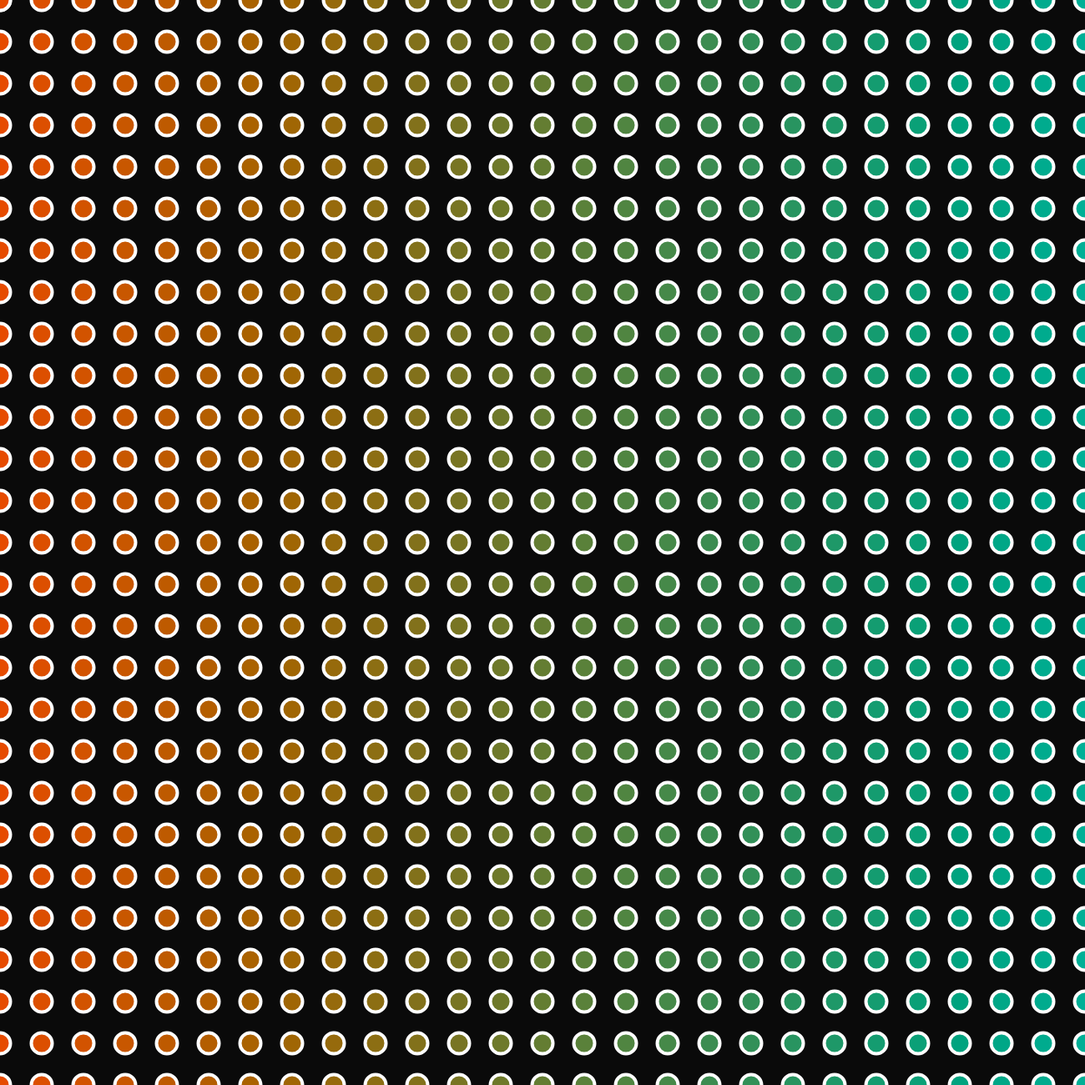
Frame 1 (no input)
Frame 60 (no input): identical to frame 1, image omitted
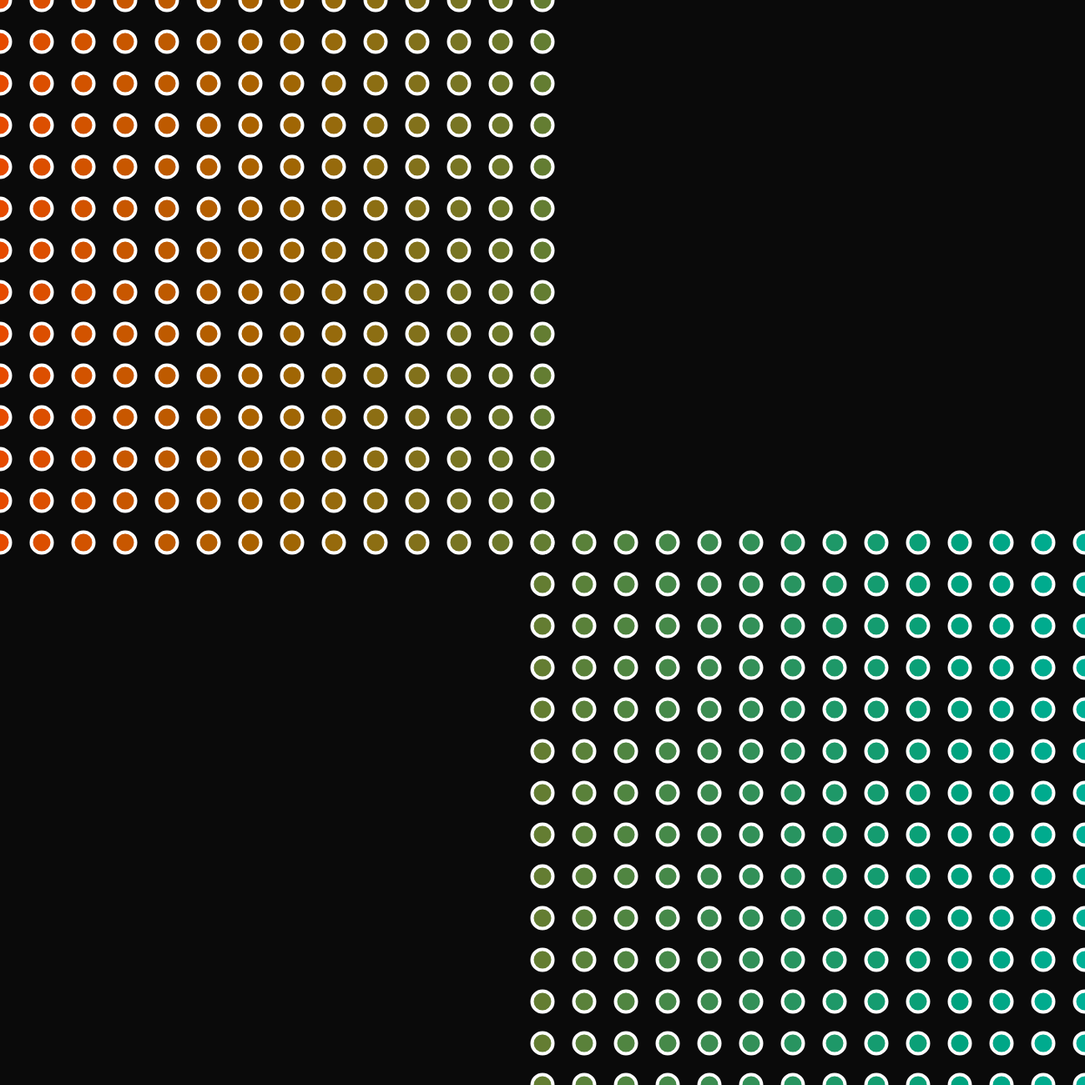
Frame 120 (the mouse pressed at the canvas centre since frame 60)

The p5.js sketch that drew these frames (run headless with seeded random() and noise() and a simulated clock; from frame 60 on, the mouse is pressed at the canvas centre):

// p5.js sketch
// ── sketch.js
function setup() {
	createCanvas(1300, 1300);
	background(10);
}

function draw() {
	var red, green, blue;
	background(10);
	stroke(255);
	strokeWeight(4);
	for (var x = 0; x <= mouseX; x += 50) {
		for (var y = 0; y <= mouseY; y += 50) {
			red = map(x, 0, width/2, 230, 100);
			green = map(x, width/4, width*3/4, 100, 150)
			blue = map(x, width/2, width, 50, 150);
			fill(red, green, blue, 255);
			ellipse(x, y, 25, 25);
		}
	}
	for (var x = floor(mouseX/50)*50; x <= width; x += 50) {
		for (var y = floor(mouseY/50)*50; y <= height; y += 50) {
			red = map(x, 0, width/2, 230, 100);
			green = map(x, width/4, width*3/4, 100, 150)
			blue = map(x, width/2, width, 50, 150);
			fill(red, green, blue, 255);
			ellipse(x, y, 25, 25);
		}
	}
}
// ── Loop.js
function Loop() {
  this.vehicles = [];
  this.size = 0;
  this.cyclePos = 0;
  colo = color(random(255), random(255), random(255));
}

Loop.prototype.add = function(vehicle) {
  this.vehicles.push(vehicle);
  this.size++;
}

Loop.prototype.cycle = function() {
  tempTarget = this.vehicles[0].target;
  tempConnections = this.vehicles[0].connections;
  for (var i = 0; i < this.size - 1; i++) {
    this.vehicles[i].target = this.vehicles[i+1].target;
    this.vehicles[i].connections = this.vehicles[i+1].connections;
  }
  this.vehicles[this.size - 1].target = tempTarget;
  this.vehicles[this.size - 1].connections = tempConnections;

  this.cyclePos = (this.cyclePos + 1) % this.size;
}

Loop.prototype.update = function() {
  for (var i = this.size - 1; i >= 0; i--) {
    var v = this.vehicles[i];
    if (v.update()) {
      v.behaviors();
    } else {
      this.vehicles.splice(i, 1);
      this.size--;
    }
  }

  if (this.size === 0)
    return false
  return true
}

Loop.prototype.show = function() {
  for (var i = 0; i < this.size; i++) {
    var v1 = this.vehicles[i];
    v1.show();

    for (var j = 0; j < v1.connections.length; j++) {
      v1.showConnection(this.vehicles[(v1.connections[j] - this.cyclePos + this.size) % this.size]);
    }

    //var vnext = this.vehicles[(i+1) % this.size];

    // var dir = p5.Vector.sub(vnext.pos, v.pos);
    // var normal = dir.rotate(HALF_PI);
    // normal.setMag(30);

    // var d = 30;
    // if (d < 200) {
    //   var a = map(d, 0, 200, 255, 0);
    //   stroke(red(v.col), green(v.col), blue(v.col), a);
    //   strokeWeight(0.3);
    //   line(v.pos.x, v.pos.y, v.pos.x + normal.x, v.pos.y + normal.y);
    // }

    // var d = dist(v.pos.x, v.pos.y, v.target.x, v.target.y);
    // if (d < 100) {
    //   var a = map(d, 0, 100, 255, 0);
    //   stroke(red(v.col), green(v.col), blue(v.col), a);
    //   strokeWeight(0.1);
    //   line(v.pos.x, v.pos.y, v.target.x, v.target.y);
    // }

    // for (var j = 0; j < this.size; j++) {
    //   if (j == i)
    //     continue;
    //   var v2 = this.vehicles[j];
    //   var vnext = this.vehicles[(j+1) % this.size];

    //     var d = dist(v.pos.x, v.pos.y, v2.pos.x, v2.pos.y);
    //     if (d > 35 && d < 60) {
    //       var a = map(d, 35, 60, 255, 0);
    //       stroke(red(v.col), green(v.col), blue(v.col), a);
    //       strokeWeight(0.2);
    //       line(v.pos.x, v.pos.y, v2.pos.x, v2.pos.y);
    //     }
    // }
  }
}

Loop.prototype.initializeLinks = function() {
  for (var i = 0; i < this.size; i++) {
    var v1 = this.vehicles[i];

    var v1next = this.vehicles[(i+1) % this.size];

    var normal1 = p5.Vector.sub(v1next.target, v1.target);
    normal1.rotate(HALF_PI);

    for (var j = 0; j < this.size; j += round(random(3,5))) {
      if (abs(j-i) <= 3)
          continue;

      var v2 = this.vehicles[j];
      var contained = true;

      var v2next = this.vehicles[(j+1) % this.size];
      var normal2 = p5.Vector.sub(v2next.target, v2.target);
      normal2.rotate(HALF_PI);

      var vecLong = p5.Vector.sub(v2.target, v1.target);
      var theta = p5.Vector.angleBetween(vecLong, normal1);
      if (theta > 0.9*HALF_PI && theta < TWO_PI - 0.9*HALF_PI ||
          p5.Vector.dot(normal1, normal2) >= 0)
        continue;

      //var d = dist(v2.target.x, v2.target.y, v1.target.x, v1.target.y);
      //if (d > 200)
      //  continue;

      for (var k = 0; k < this.size; k++) {
        if (k == i || abs(k-j) < 2)
          continue;

        var v3 = this.vehicles[k];

        var vecShort = p5.Vector.sub(v3.target, v1.target);
        if (p5.Vector.angleBetween(vecLong, vecShort) < 0.1 &&
            p5.Vector.sub(vecLong, vecShort).mag() > 0) {
          contained = false;
          break;
        }

        // if (distLinetoPoint(v1.target, v2.target, v3.target) <= 20) {
        //   var v3next = this.vehicles[(k+1) % this.size];
        //   if (lineIntersects(v1, v2, v3, v3next)) {
        //     contained = false;
        //     break;
        //   }
        // }
      }

      if (contained && !v2.hasConnection(i)) {
        v1.addConnection(j);
      }
    }
  }
}

Loop.prototype.explode = function() {
  for (var i = 0; i < this.size; i++) {
    this.vehicles[i].explode();
  }
}

// ── Vehicle.js
var SLOW_DIST = 100;
var FLEE_DIST = 50;

function Vehicle(posx, posy, x, y) {
  this.pos = createVector(posx, posy);
  this.target = createVector(x, y);
  this.vel = p5.Vector.random2D(); this.vel.mult(5);
  this.acc = createVector();
  this.r = 3;
  this.maxspeed = 5;
  this.maxforce = 0.3;
  this.col = colo;

  this.connections = [];
}

Vehicle.prototype.behaviors = function() {
  var arrive = this.arrive(this.target);
  var flee = this.flee(createVector(mouseX, mouseY));

  arrive.mult(1);
  flee.mult(15);

  this.applyForce(arrive);
  this.applyForce(flee);
}

Vehicle.prototype.applyForce = function(force) {
  this.acc.add(force);
}

Vehicle.prototype.update = function() {
  this.pos.add(this.vel);
  this.vel.add(this.acc);
  this.acc.mult(0);
  if (this.pos.x <= -this.r - 150 || this.pos.x >= width  + this.r + 150 ||
      this.pos.y <= -this.r - 150 || this.pos.y >= height + this.r + 150)
    return false;
  return true;
}

Vehicle.prototype.show = function() {
  stroke(this.col);
  strokeWeight(this.r);
  point(this.pos.x, this.pos.y);
}

Vehicle.prototype.arrive = function(target) {
  var desired = p5.Vector.sub(target, this.pos);
  var d = desired.mag();

  var speed = this.maxspeed;
  if (d < SLOW_DIST)
    speed = map(d, 0, 100, 0, this.maxspeed);

  desired.setMag(speed);
  var steer = p5.Vector.sub(desired, this.vel);
  steer.limit(this.maxforce);
  return steer;
}

Vehicle.prototype.flee = function(target) {
  var desired = p5.Vector.sub(target, this.pos);
  var d = desired.mag();
  if (d < FLEE_DIST) {
    desired.setMag(this.maxspeed);
    desired.mult(-1);
    var steer = p5.Vector.sub(desired, this.vel);
    steer.limit(this.maxforce);
    return steer;
  }
  return createVector(0, 0);
}

Vehicle.prototype.explode = function(x, y) {
  dir = p5.Vector.random2D();
  dir.setMag(random(5, 10));
  this.vel = dir;
}

Vehicle.prototype.addConnection = function(index) {
  this.connections.push(index);
}

Vehicle.prototype.hasConnection = function(index) {
  // could do binary search
  for (var i = 0; i < this.connections.length; i++) {
    if (this.connections[i] == index)
      return true;
  }
  return false;
}

Vehicle.prototype.showConnections = function() {
  for(var i = 0; i < this.connections.length; i++) {
    var d = dist(this.pos.x, this.pos.y, this.connections[i].pos.x, this.connections[i].pos.y);
    if (d < 100) {
      var a = map(d, 0, 100, 255, 0);
      stroke(red(this.col), green(this.col), blue(this.col), a);
      strokeWeight(0.2);
      line(this.pos.x, this.pos.y, this.connections[i].pos.x, this.connections[i].pos.y);
    }
  }
}

Vehicle.prototype.showConnection = function(vehicle) {
  var d = dist(this.pos.x, this.pos.y, vehicle.pos.x, vehicle.pos.y);
  if (d < 100) {
    var a = map(d, 0, 100, 255, 0);
    stroke(red(this.col), green(this.col), blue(this.col), a);
    strokeWeight(0.2);
    line(this.pos.x, this.pos.y, vehicle.pos.x, vehicle.pos.y);
  }
}

// ── sketch.html
<!DOCTYPE html>
<html>
  <head>
    <meta charset="UTF-8">
    <title>cover name</title>
    <script src="libraries/p5.js" type="text/javascript"></script>

    <script src="sketch.js" type="text/javascript"></script>
    <script src="Vehicle.js" type="text/javascript"></script>
    <script src="Loop.js" type="text/javascript"></script>

    <style> body {padding: 0; margin: 0;} canvas {vertical-align: top;} </style>
  </head>
  <body>
  </body>
</html>
